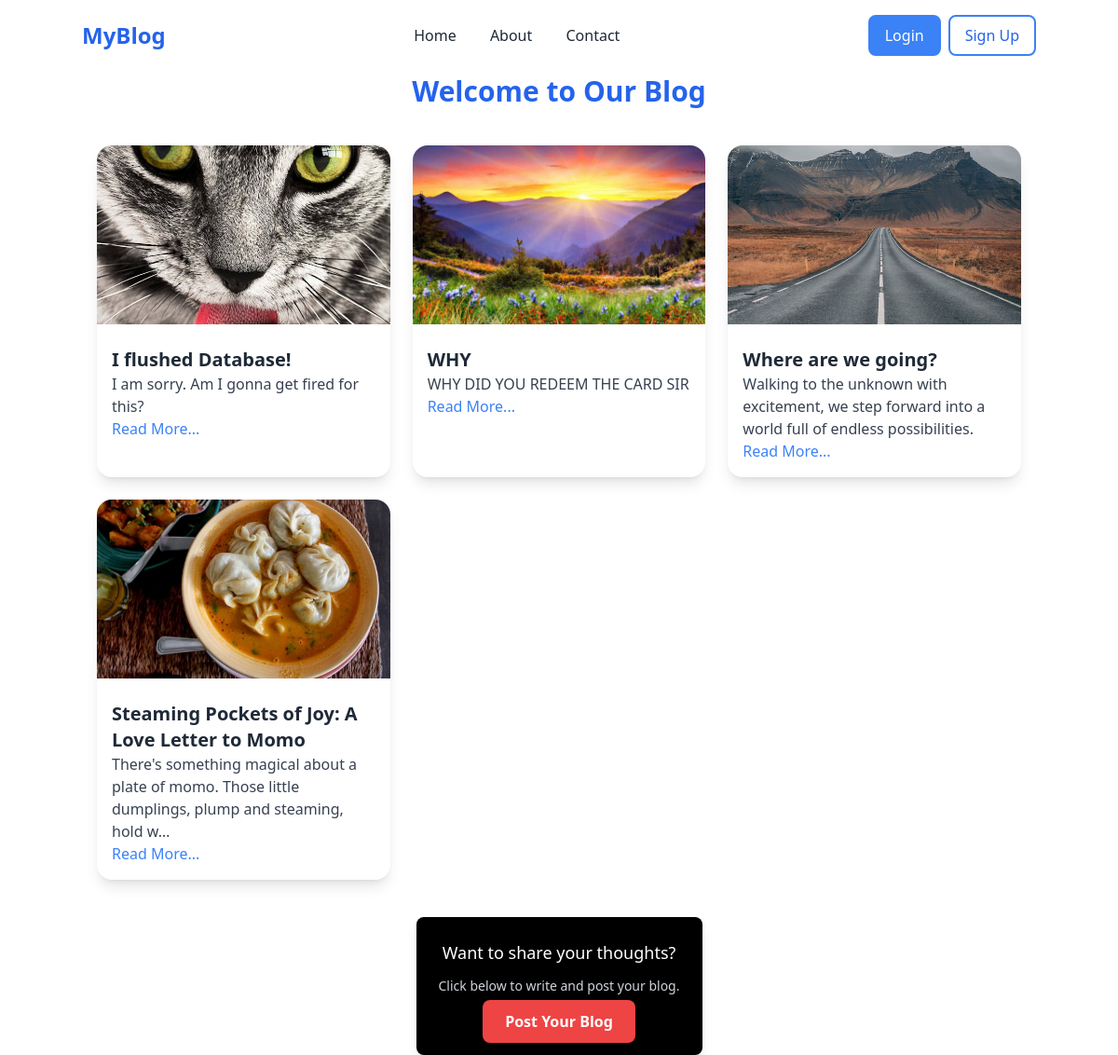
The app's page /, older data.
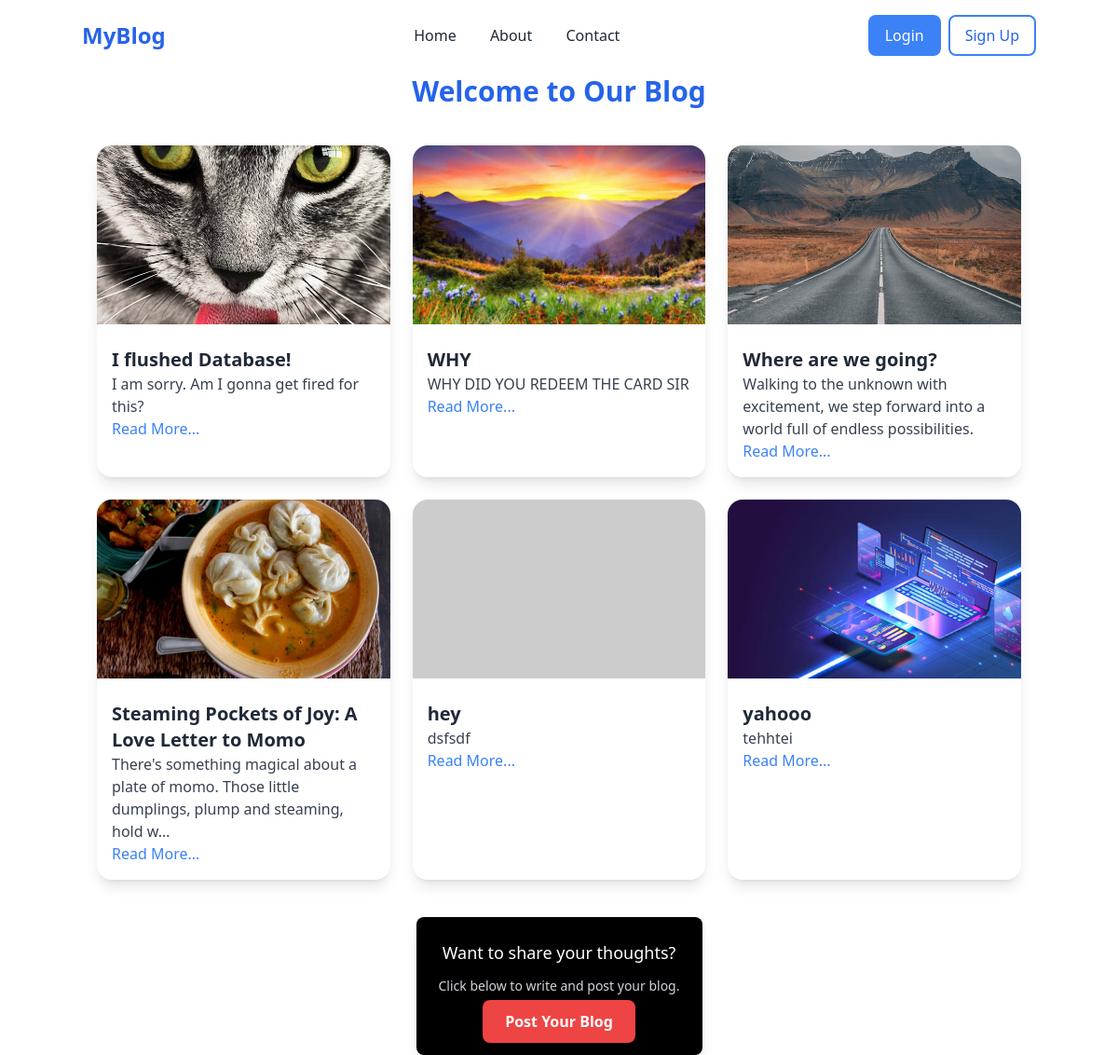
The same page, newer data.
### blog/models.py (models this page shows, shortened)
class Post(models.Model):
    title=models.CharField(max_length=200)
    content=models.TextField()
    author=models.CharField(max_length=100)
    created_at=models.DateTimeField(auto_now_add=True)
    updated_at=models.DateTimeField(auto_now=True)
    image = models.ImageField(upload_to='blog_images/', null=True, blank=True)

### blog/views.py (the view)
# urls.py: path('', views.home, name='home'),
def home(request):
    posts=Post.objects.all()
    return render(request,'home.html',{'posts':posts})

### blog/templates/home.html
{% extends 'base.html' %}
{% block content %}
<div class="container mx-auto pt-20 px-4">
    <h1 class="text-center text-3xl font-bold text-blue-600 mb-10">Welcome to Our Blog</h1>
    <div class="grid md:grid-cols-3 gap-6">
        {% for post in posts %}
        <div class="bg-white rounded-2xl shadow-lg overflow-hidden transition-transform transform hover:scale-105 hover:shadow-xl">
            {% if post.image %}
            <img src="{{ post.image.url }}" alt="Post Image" class="w-full h-48 object-cover">
            {% else %}
            <img src="https://via.placeholder.com/300" alt="No Image" class="w-full h-48 object-cover">
            {% endif %}
            <div class="p-4">
                <h2 class="text-xl font-semibold text-gray-800 mt-2">{{ post.title }}</h2>
                <p class="text-gray-700">{{ post.content|truncatechars:100 }}</p>
                <a href="{% url 'blog' post.id %}" class="text-blue-500 hover:underline">Read More...</a>
            </div>
        </div>
        {% empty %}
        <p class="col-span-3 text-center text-gray-500">No posts available.</p>
        {% endfor %}
    </div>
</div>
<div class="flex justify-center mt-10">
    <div class="bg-black text-white p-6 rounded-lg shadow-lg text-center">
        <p class="mb-3 text-lg">Want to share your thoughts?</p>
        <p class="text-gray-300 text-sm mb-4">Click below to write and post your blog.</p>
        <a href="{%url 'postblog' %}" class="bg-red-500 text-white px-6 py-3 rounded-lg font-bold shadow-md
           hover:bg-red-600 transform hover:scale-105 transition">
            Post Your Blog
        </a>
    </div>
</div>
{% endblock %}

Row changes from the older to the newer data that the page shows:
added Post: title "hey", content "dsfsdf"
added Post: image (picture), title "yahooo", content "tehhtei"
